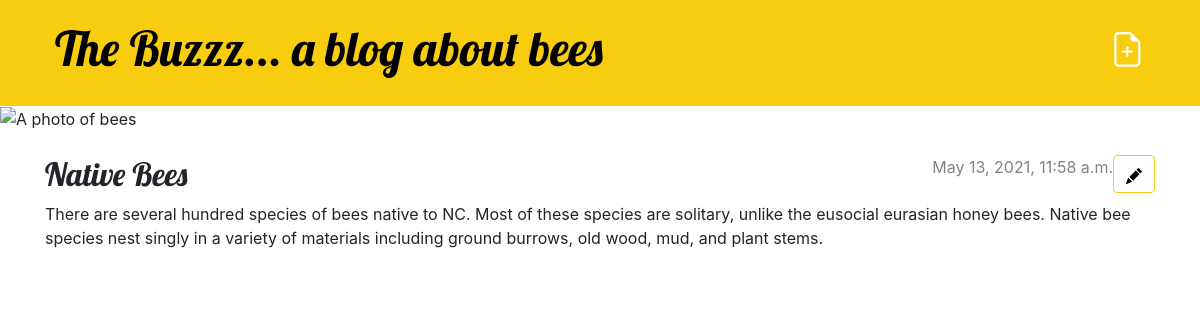
The page /post/8/ on the database its author committed.
### blog/models.py (models this page shows, shortened)
class Post(models.Model):
    author = models.ForeignKey(settings.AUTH_USER_MODEL, on_delete=models.CASCADE)
    title = models.CharField(max_length=200)
    text = models.TextField()
    created_date = models.DateTimeField(default=timezone.now)
    published_date = models.DateTimeField(blank=True, null=True)

### blog/views.py (the view)
# urls.py: path('post/<int:pk>/', views.post_detail, name='post_detail'),
def post_detail(request, pk):
    post = get_object_or_404(Post, pk=pk)
    return render(request, 'blog/post_detail.html', {'post': post})

### blog/templates/blog/post_detail.html (shortened to what this page needs)
{% extends 'blog/base.html' %}
{% block content %}
    <article class="post">
        <aside class="actions">
            <a class="btn btn-default href={% url 'post_edit' pk=post.pk %}">
            </a>
        </aside>
        {% if post.published_date %}
            <time class="date">
                {{ post.published_date }}
            </time>
        {% endif %}
        <h2>{{ post.title }}</h2>
        <p>{{ post.text|linebreaksbr }}</p>
    </article>
{% endblock %}

### blog/static/css/blog.css (style rules this page uses)
h1, h2, h3, h4 { font-family: 'Lobster', cursive; }
.date { color: #828282; }
.post { margin-bottom: 70px; }
.post > .date, .post > .actions { float: right; }
.btn-default, .btn-default:visited { color: #000000; background: none; border-color: #f8cd0f; }

### rows shown on the page
Post: published_date "May 13, 2021, 11:58 a.m.", title "Native Bees", text "There are several hundred species of bees native to NC. Most of these species are solitary, unlike the eusocial eurasian honey bees. Native bee species nest singly in a variety of materials including ground burrows, old wood, mud, and plant stems."
